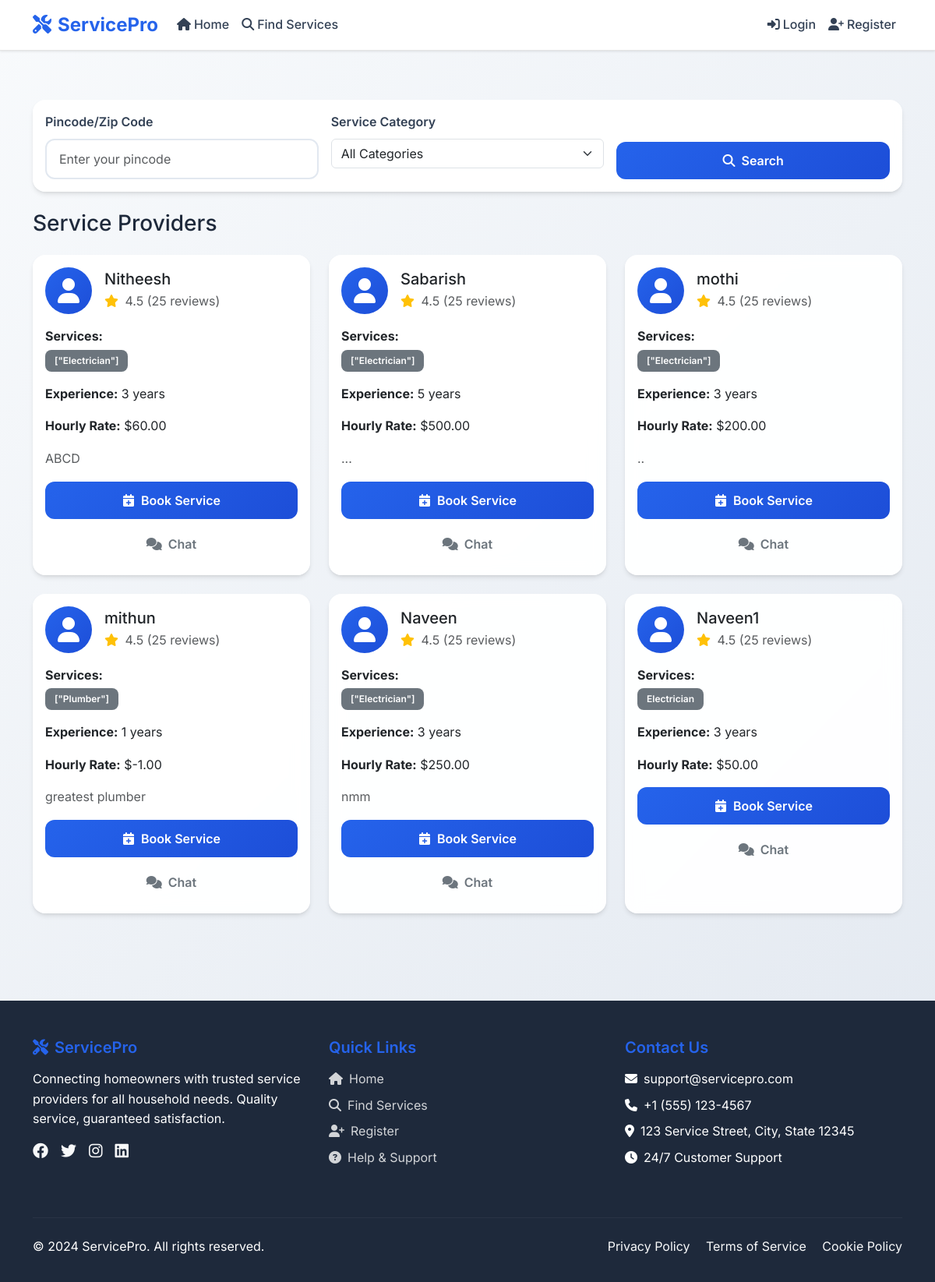
/search_providers, run on the app's committed database.
### app.py (models this page shows)
class ServiceProvider(db.Model):
    id = db.Column(db.Integer, primary_key=True)
    user_id = db.Column(db.Integer, db.ForeignKey('user.id'), nullable=False)
    service_categories = db.Column(db.Text)  # JSON string of categories
    service_pincodes = db.Column(db.Text)  # JSON string of pincodes
    status = db.Column(db.String(20), default='pending')  # pending, approved, rejected
    verification_status = db.Column(db.String(20), default='pending')  # pending, verified, rejected
    availability = db.Column(db.Text)  # JSON string of availability
    hourly_rate = db.Column(db.Float, default=0.0)
    description = db.Column(db.Text)
    experience_years = db.Column(db.Integer, default=0)
    bookings = db.relationship('Booking', backref='provider', lazy=True)
    verification_docs = db.relationship('VerificationDocument', backref='provider', lazy=True)

class User(UserMixin, db.Model):
    id = db.Column(db.Integer, primary_key=True)
    name = db.Column(db.String(100), nullable=False)
    email = db.Column(db.String(120), unique=True, nullable=False)
    password = db.Column(db.String(200), nullable=False)
    role = db.Column(db.String(20), default='user')  # user, provider, admin
    address = db.Column(db.Text)
    pincode = db.Column(db.String(10))
    phone = db.Column(db.String(15))
    created_at = db.Column(db.DateTime, default=datetime.utcnow)
    bookings = db.relationship('Booking', backref='user', lazy=True)
    reviews = db.relationship('Review', backref='user', lazy=True)
    sent_messages = db.relationship('Message', foreign_keys='Message.sender_id', backref='sender', lazy=True)
    received_messages = db.relationship('Message', foreign_keys='Message.receiver_id', backref='receiver', lazy=True)
    provider_profile = db.relationship('ServiceProvider', backref='user', uselist=False)

### app.py (the view)
@app.route('/search_providers')
def search_providers():
    pincode = request.args.get('pincode')
    category = request.args.get('category')
    query = db.session.query(ServiceProvider, User).join(User)
    if pincode:
        query = query.filter(ServiceProvider.service_pincodes.contains(pincode))
    if category:
        query = query.filter(ServiceProvider.service_categories.contains(category))
    query = query.filter(ServiceProvider.verification_status == 'verified')
    providers = query.all()
    return render_template('search_results.html', providers=providers)

### templates/search_results.html (shortened to what this page needs)
{% extends "base.html" %}
{% block content %}
<div class="container py-5">
    <div class="card mb-4">
        <div class="card-body">
            <form method="GET" action="{{ url_for('search_providers') }}" class="row g-3">
                <div class="col-md-4">
                    <label for="pincode" class="form-label">Pincode/Zip Code</label>
                    <input type="text" class="form-control" id="pincode" name="pincode" value="{{ request.args.get('pincode', '') }}" placeholder="Enter your pincode">
                </div>
                <div class="col-md-4">
                    <label for="category" class="form-label">Service Category</label>
                    <select class="form-select" id="category" name="category">
                        <option value="">All Categories</option>
                    </select>
                </div>
                <div class="col-md-4 d-flex align-items-end">
                    <button type="submit" class="btn btn-primary w-100">
                        <i class="fas fa-search me-2"></i>Search
                    </button>
                </div>
            </form>
        </div>
    </div>
    <div class="row">
        <div class="col-12">
            <h3 class="mb-4">Service Providers</h3>
            {% if providers %}
                <div class="row g-4">
                    {% for provider, user in providers %}
                    <div class="col-md-6 col-lg-4">
                        <div class="card h-100">
                            <div class="card-body">
                                <div class="d-flex align-items-center mb-3">
                                    <div class="flex-shrink-0">
                                        <div class="bg-primary text-white rounded-circle d-flex align-items-center justify-content-center" style="width: 60px; height: 60px;">
                                            <i class="fas fa-user fa-2x"></i>
                                        </div>
                                    </div>
                                    <div class="flex-grow-1 ms-3">
                                        <h5 class="card-title mb-1">{{ user.name }}</h5>
                                        <p class="text-muted mb-0">
                                            <i class="fas fa-star text-warning me-1"></i>
                                            4.5 (25 reviews)
                                        </p>
                                    </div>
                                </div>
                                <div class="mb-3">
                                    <strong>Services:</strong>
                                    <div class="mt-1">
                                        {% if provider.service_categories %}
                                            {% for category in provider.service_categories.split(',') %}
                                                <span class="badge bg-secondary me-1">{{ category.strip() }}</span>
                                            {% endfor %}
                                        {% else %}
                                            <span class="text-muted">No services specified</span>
                                        {% endif %}
                                    </div>
                                </div>
                                <div class="mb-3">
                                    <strong>Experience:</strong> {{ provider.experience_years }} years
                                </div>
                                <div class="mb-3">
                                    <strong>Hourly Rate:</strong> ${{ "%.2f"|format(provider.hourly_rate) }}
                                </div>
                                {% if provider.description %}
                                <p class="card-text text-muted">{{ provider.description[:100] }}{% if provider.description|length > 100 %}...{% endif %}</p>
                                {% endif %}
                                <div class="d-grid gap-2">
                                    <a href="{{ url_for('book_service', provider_id=provider.id) }}" class="btn btn-primary">
                                        <i class="fas fa-calendar-plus me-2"></i>Book Service
                                    </a>
                                    <a href="{{ url_for('chat', user_id=user.id) }}" class="btn btn-outline-secondary">
                                        <i class="fas fa-comments me-2"></i>Chat
                                    </a>
                                </div>
                            </div>
                        </div>
                    </div>
                    {% endfor %}
                </div>
            {% else %}
                <div class="text-center py-5">
                    <i class="fas fa-search fa-3x text-muted mb-3"></i>
                    <h4 class="text-muted">No service providers found</h4>
                    <p class="text-muted">Try adjusting your search criteria or check back later.</p>
                </div>
            {% endif %}
        </div>
    </div>
</div>
{% endblock %}

### templates/base.html (style rules this page uses)
:root { --primary-color: #2563eb; --primary-dark: #1d4ed8; --secondary-color: #10b981; --accent-color: #f59e0b; --success-color: #059669; --warning-color: #d97706; --danger-color: #dc2626; --light-color: #f8fafc; --dark-color: #1e293b; --gray-100: #f1f5f9; --gray-200: #e2e8f0; --gray-300: #cbd5e1; --gray-600: #475569; --gray-700: #334155; --gray-800: #1e293b; }
* { margin: 0; padding: 0; box-sizing: border-box; }
body { font-family: 'Inter', -apple-system, BlinkMacSystemFont, 'Segoe UI', Roboto, sans-serif; background: linear-gradient(135deg, #f8fafc 0%, #e2e8f0 100%); min-height: 100vh; color: var(--gray-800); line-height: 1.6; }
.card { border: none; border-radius: 16px; box-shadow: 0 4px 6px -1px rgba(0, 0, 0, 0.1), 0 2px 4px -1px rgba(0, 0, 0, 0.06); transition: all 0.3s ease; background: rgba(255, 255, 255, 0.95); backdrop-filter: blur(10px); }
.btn { border-radius: 12px; font-weight: 600; padding: 0.75rem 1.5rem; transition: all 0.3s ease; border: none; position: relative; overflow: hidden; }
.btn::before { content: ''; position: absolute; top: 0; left: -100%; width: 100%; height: 100%; background: linear-gradient(90deg, transparent, rgba(255, 255, 255, 0.2), transparent); transition: left 0.5s; }
.btn-primary { background: linear-gradient(135deg, var(--primary-color) 0%, var(--primary-dark) 100%); color: white; }
.form-control { border-radius: 12px; border: 2px solid var(--gray-200); padding: 0.75rem 1rem; font-size: 1rem; transition: all 0.3s ease; background: rgba(255, 255, 255, 0.9); }
.form-label { font-weight: 600; color: var(--gray-700); margin-bottom: 0.5rem; }
.badge { border-radius: 8px; font-weight: 600; padding: 0.5rem 0.75rem; }
.bg-primary { background: linear-gradient(135deg, var(--primary-color) 0%, var(--primary-dark) 100%) !important; }
.fade-in { animation: fadeIn 0.6s ease-in; }

### data on the page
ServiceProvider: name "Nitheesh", strip "[\"Electrician\"]", experience_years "3", hourly_rate "60.00", description "ABCD"
ServiceProvider: name "Sabarish", strip "[\"Electrician\"]", experience_years "5", hourly_rate "500.00", description "..."
ServiceProvider: name "mothi", strip "[\"Electrician\"]", experience_years "3", hourly_rate "200.00", description ".."
ServiceProvider: name "mithun", strip "[\"Plumber\"]", experience_years "1", hourly_rate "-1.00", description "greatest plumber"
ServiceProvider: name "Naveen", strip "[\"Electrician\"]", experience_years "3", hourly_rate "250.00", description "nmm"
ServiceProvider: name "Naveen1", strip "Electrician", experience_years "3", hourly_rate "50.00"
